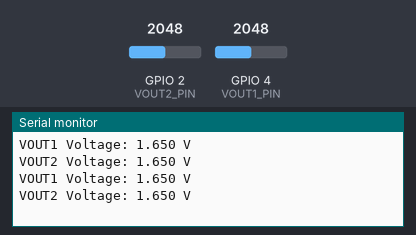
The program below on a simulated Seeed XIAO ESP32-C3. Parts: the last lines printed to the serial monitor. The test bench sets the inputs (shaded band); at power-on: GPIO 2 (VOUT2_PIN) = 2048, GPIO 4 (VOUT1_PIN) = 2048.

Above: at 1.8 s.
1.9 s: GPIO 2 (VOUT2_PIN) set to 2866
At 2.4 s:
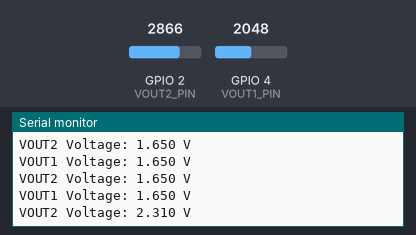
3.4 s: GPIO 4 (VOUT1_PIN) set to 2866
At 4.7 s:
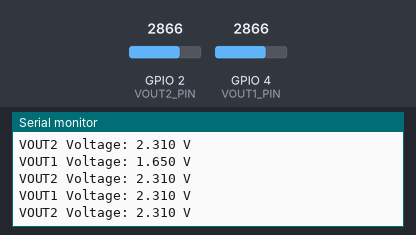
4.9 s: GPIO 2 (VOUT2_PIN) set to 3603
At 5.8 s:
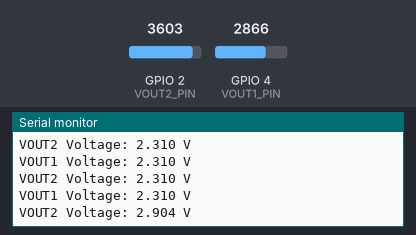
6.4 s: GPIO 4 (VOUT1_PIN) set to 3603
At 7.5 s:
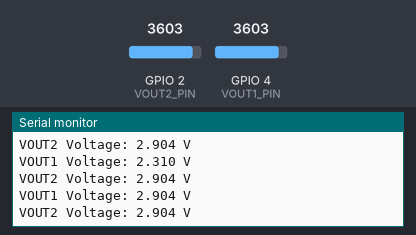
Timing chart, 0 to 8.9 s (numbered marks = the images above; inputs shaded):
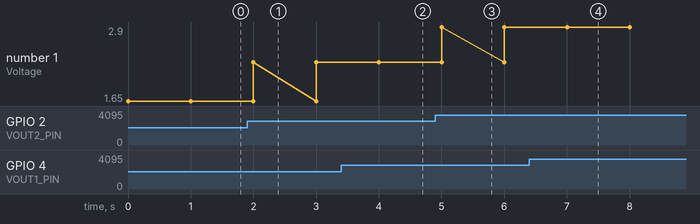

Measured:
- after the input at 1.9 s, the serial monitor: prints a new line after 0.10 s (image 1)
- after the input at 3.4 s, the serial monitor: prints a new line after 0.60 s (image 2)
- after the input at 4.9 s, the serial monitor: prints a new line after 0.10 s (image 3)
- after the input at 6.4 s, the serial monitor: prints a new line after 0.60 s (image 4)
- plotted number 1: 1.65 → 2.31 after the input at 1.9 s, 2.31 → 2.9 after the input at 4.9 s

The program:

main.cpp
```cpp
#include <Arduino.h>

// Define analog pins
const int VOUT1_PIN = A2; // Analog pin A2
const int VOUT2_PIN = A0; // Analog pin A6

void setup() {
  // Start serial communication
  Serial.begin(115200);

  // Attach ADC pins
  adcAttachPin(VOUT1_PIN);
  adcAttachPin(VOUT2_PIN);

  // Set ADC attenuation
  // ADC_ATTEN_DB_0    -> 0 to 1.1V
  // ADC_ATTEN_DB_2_5  -> 0 to 1.5V
  // ADC_ATTEN_DB_6    -> 0 to 2.2V
  // ADC_ATTEN_DB_11   -> 0 to 3.3V (most commonly used for full-range voltage)
  analogSetAttenuation(ADC_11db); // Set attenuation to handle up to 3.3V
}

void loop() {
  // Read analog values
  int adcValue1 = analogRead(VOUT1_PIN);
  int adcValue2 = analogRead(VOUT2_PIN);

  // Convert ADC value to voltage
  float voltage1 = (adcValue1 / 4095.0) * 3.3; // Convert to volts
  float voltage2 = (adcValue2 / 4095.0) * 3.3;

  // Print results to the serial monitor
  Serial.print("VOUT1 Voltage: ");
  Serial.print(voltage1, 3); // Print voltage with 3 decimal places
  Serial.println(" V");

  Serial.print("VOUT2 Voltage: ");
  Serial.print(voltage2, 3);
  Serial.println(" V");

  delay(1000); // Wait 1 second before next reading
}
```
